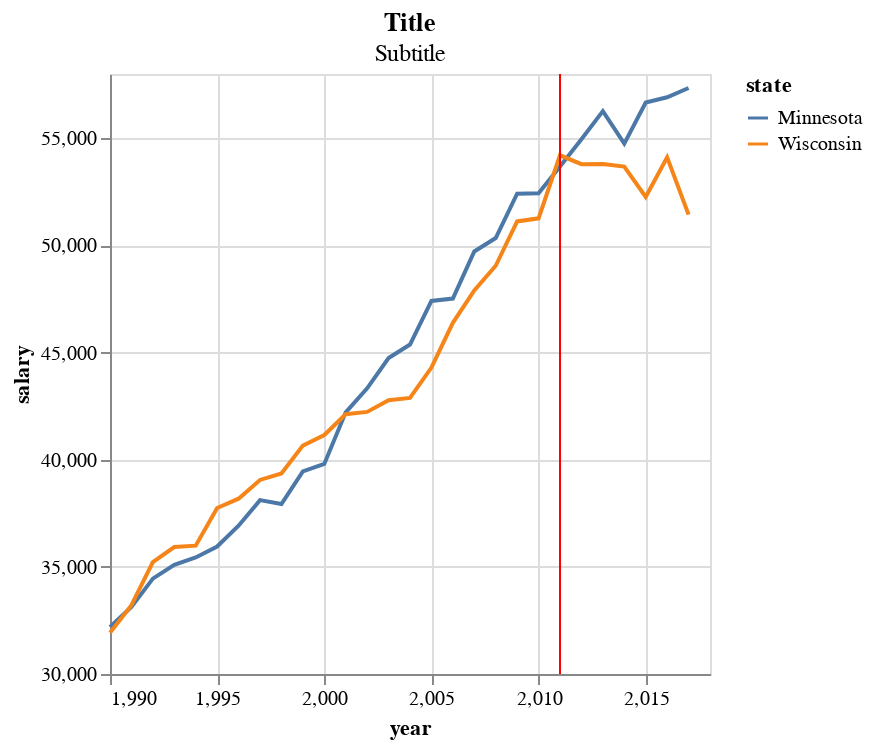

Notebook cell for this chart:
### Markdown cell above
Beyond the similarities between Wisconsin and Minnesota, we can plot parallel trends. Seems to hold pretreatment. So convincing that post treamtent counterfactual would also trend the same. As an initial benchmark, we compare Wisconsin (treated) to Minnesota (control). The identifying assumption in a two-unit DID is parallel trends: absent treatment, Wisconsin salaries would have followed the same trend as Minnesota salaries. The figure below plots both series and a vertical line at 2011 (the Act 10 policy year), allowing a visual assessment of whether pre-treatment trends are similar.

### Code cell
plot = alt.Chart(
    df_did1, 
    title = alt.Title(
        'Title', 
        subtitle = 'Subtitle'
        )).mark_line().encode(
    alt.X('year:Q'), 
    alt.Y('salary:Q').scale(zero=False), 
    alt.Color('state:N'))

vline = alt.Chart(pd.DataFrame({"year":[2011]})).mark_rule(color="red").encode(x='year:Q')

plot + vline

### Figure 1 — Vega-Lite specification as saved in the notebook (floating-point values rounded to 4 significant figures)
{"config": {"view": {"continuousWidth": 300, "continuousHeight": 300}}, "layer": [{"data": {"name": "data-29e6eda4a32e6d59ac5e8eec558cc46d"}, "mark": {"type": "line"}, "encoding": {"color": {"field": "state", "type": "nominal"}, "x": {"field": "year", "type": "quantitative"}, "y": {"field": "salary", "scale": {"zero": false}, "type": "quantitative"}}, "title": {"text": "Title", "subtitle": "Subtitle"}}, {"data": {"name": "data-6efa3164108c54a4b19e09d280816192"}, "mark": {"type": "rule", "color": "red"}, "encoding": {"x": {"field": "year", "type": "quantitative"}}}], "$schema": "https://vega.github.io/schema/vega-lite/v6.1.0.json", "datasets": {"data-29e6eda4a32e6d59ac5e8eec558cc46d": [{"year": 1990, "st": "MN", "state": "Minnesota", "agencyfeesprohibited": 0, "salary": 32190}, {"year": 1991, "st": "MN", "state": "Minnesota", "agencyfeesprohibited": 0, "salary": 33126}, {"year": 1992, "st": "MN", "state": "Minnesota", "agencyfeesprohibited": 0, "salary": 34451}, {"year": 1993, "st": "MN", "state": "Minnesota", "agencyfeesprohibited": 0, "salary": 35093}, {"year": 1994, "st": "MN", "state": "Minnesota", "agencyfeesprohibited": 0, "salary": 35440}, {"year": 1995, "st": "MN", "state": "Minnesota", "agencyfeesprohibited": 0, "salary": 35948}, {"year": 1996, "st": "MN", "state": "Minnesota", "agencyfeesprohibited": 0, "salary": 36922}, {"year": 1997, "st": "MN", "state": "Minnesota", "agencyfeesprohibited": 0, "salary": 38115}, {"year": 1998, "st": "MN", "state": "Minnesota", "agencyfeesprohibited": 0, "salary": 37932}, {"year": 1999, "st": "MN", "state": "Minnesota", "agencyfeesprohibited": 0, "salary": 39458}, {"year": 2000, "st": "MN", "state": "Minnesota", "agencyfeesprohibited": 0, "salary": 39802}, {"year": 2001, "st": "MN", "state": "Minnesota", "agencyfeesprohibited": 0, "salary": 42212}, {"year": 2002, "st": "MN", "state": "Minnesota", "agencyfeesprohibited": 0, "salary": 43330}, {"year": 2003, "st": "MN", "state": "Minnesota", "agencyfeesprohibited": 0, "salary": 44745}, {"year": 2004, "st": "MN", "state": "Minnesota", "agencyfeesprohibited": 0, "salary": 45375}, {"year": 2005, "st": "MN", "state": "Minnesota", "agencyfeesprohibited": 0, "salary": 47410}, {"year": 2006, "st": "MN", "state": "Minnesota", "agencyfeesprohibited": 0, "salary": 47522}, {"year": 2007, "st": "MN", "state": "Minnesota", "agencyfeesprohibited": 0, "salary": 49718}, {"year": 2008, "st": "MN", "state": "Minnesota", "agencyfeesprohibited": 0, "salary": 50345}, {"year": 2009, "st": "MN", "state": "Minnesota", "agencyfeesprohibited": 0, "salary": 52414}, {"year": 2010, "st": "MN", "state": "Minnesota", "agencyfeesprohibited": 0, "salary": 52431}, {"year": 2011, "st": "MN", "state": "Minnesota", "agencyfeesprohibited": 0, "salary": 53680}, {"year": 2012, "st": "MN", "state": "Minnesota", "agencyfeesprohibited": 0, "salary": 54959}, {"year": 2013, "st": "MN", "state": "Minnesota", "agencyfeesprohibited": 0, "salary": 56268}, {"year": 2014, "st": "MN", "state": "Minnesota", "agencyfeesprohibited": 0, "salary": 54752}, {"year": 2015, "st": "MN", "state": "Minnesota", "agencyfeesprohibited": 0, "salary": 56670}, {"year": 2016, "st": "MN", "state": "Minnesota", "agencyfeesprohibited": 0, "salary": 56913}, {"year": 2017, "st": "MN", "state": "Minnesota", "agencyfeesprohibited": 0, "salary": 57346}, {"year": 1990, "st": "WI", "state": "Wisconsin", "agencyfeesprohibited": 0, "salary": 31921}, {"year": 1991, "st": "WI", "state": "Wisconsin", "agencyfeesprohibited": 0, "salary": 33209}, {"year": 1992, "st": "WI", "state": "Wisconsin", "agencyfeesprohibited": 0, "salary": 35227}, {"year": 1993, "st": "WI", "state": "Wisconsin", "agencyfeesprohibited": 0, "salary": 35926}, {"year": 1994, "st": "WI", "state": "Wisconsin", "agencyfeesprohibited": 0, "salary": 35990}, {"year": 1995, "st": "WI", "state": "Wisconsin", "agencyfeesprohibited": 0, "salary": 37746}, {"year": 1996, "st": "WI", "state": "Wisconsin", "agencyfeesprohibited": 0, "salary": 38182}, {"year": 1997, "st": "WI", "state": "Wisconsin", "agencyfeesprohibited": 0, "salary": 39057}, {"year": 1998, "st": "WI", "state": "Wisconsin", "agencyfeesprohibited": 0, "salary": 39357}, {"year": 1999, "st": "WI", "state": "Wisconsin", "agencyfeesprohibited": 0, "salary": 40657}, {"year": 2000, "st": "WI", "state": "Wisconsin", "agencyfeesprohibited": 0, "salary": 41153}, {"year": 2001, "st": "WI", "state": "Wisconsin", "agencyfeesprohibited": 0, "salary": 42122}, {"year": 2002, "st": "WI", "state": "Wisconsin", "agencyfeesprohibited": 0, "salary": 42232}, {"year": 2003, "st": "WI", "state": "Wisconsin", "agencyfeesprohibited": 0, "salary": 42775}, {"year": 2004, "st": "WI", "state": "Wisconsin", "agencyfeesprohibited": 0, "salary": 42882}, {"year": 2005, "st": "WI", "state": "Wisconsin", "agencyfeesprohibited": 0, "salary": 44299}, {"year": 2006, "st": "WI", "state": "Wisconsin", "agencyfeesprohibited": 0, "salary": 46390}, {"year": 2007, "st": "WI", "state": "Wisconsin", "agencyfeesprohibited": 0, "salary": 47901}, {"year": 2008, "st": "WI", "state": "Wisconsin", "agencyfeesprohibited": 0, "salary": 49051}, {"year": 2009, "st": "WI", "state": "Wisconsin", "agencyfeesprohibited": 0, "salary": 51121}, {"year": 2010, "st": "WI", "state": "Wisconsin", "agencyfeesprohibited": 0, "salary": 51264}, {"year": 2011, "st": "WI", "state": "Wisconsin", "agencyfeesprohibited": 1, "salary": 54207}, {"year": 2012, "st": "WI", "state": "Wisconsin", "agencyfeesprohibited": 1, "salary": 53792}, {"year": 2013, "st": "WI", "state": "Wisconsin", "agencyfeesprohibited": 1, "salary": 53797}, {"year": 2014, "st": "WI", "state": "Wisconsin", "agencyfeesprohibited": 1, "salary": 53679}, {"year": 2015, "st": "WI", "state": "Wisconsin", "agencyfeesprohibited": 1, "salary": 52264}, {"year": 2016, "st": "WI", "state": "Wisconsin", "agencyfeesprohibited": 1, "salary": 54115}, {"year": 2017, "st": "WI", "state": "Wisconsin", "agencyfeesprohibited": 1, "salary": 51439}], "data-6efa3164108c54a4b19e09d280816192": [{"year": 2011}]}}
